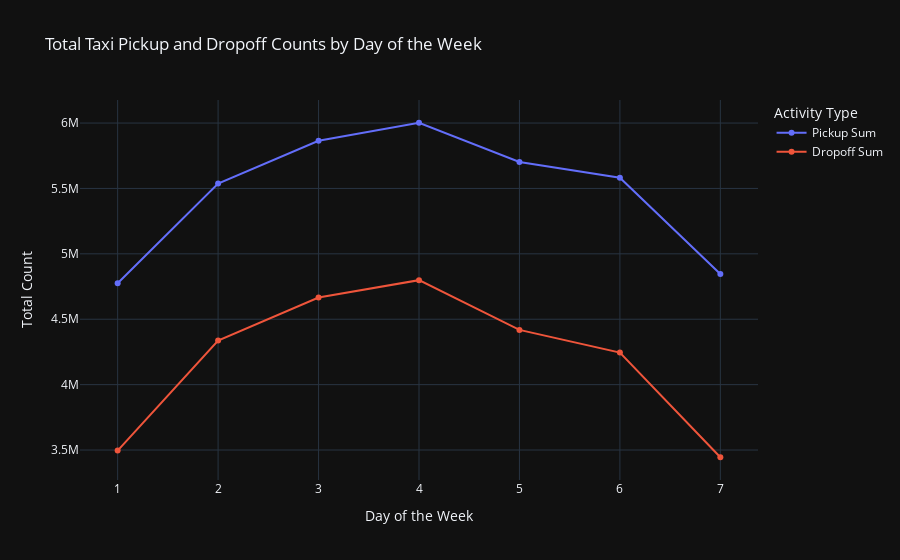

Notebook code for this chart:
### Code cell
# Visualize sum by day of the week
fig_day_sum = go.Figure()

fig_day_sum.add_trace(go.Scatter(x=df_dayofweek_sum['day_of_week'], 
                                 y=df_dayofweek_sum['pickup_count'],
                                 mode='lines+markers', 
                                 name='Pickup Sum'))
fig_day_sum.add_trace(go.Scatter(x=df_dayofweek_sum['day_of_week'], 
                                 y=df_dayofweek_sum['dropoff_count'],
                                 mode='lines+markers', 
                                 name='Dropoff Sum'))

fig_day_sum.update_layout(title='Total Taxi Pickup and Dropoff Counts by Day of the Week',
                          xaxis_title='Day of the Week',
                          yaxis_title='Total Count',
                          legend_title='Activity Type',
                          template='plotly_dark')
fig_day_sum.show()

### Figure 1 — Plotly figure (JSON) as saved in the notebook; plotly's stock layout.template omitted (floating-point values rounded to 4 significant figures)
{"data": [{"mode": "lines+markers", "name": "Pickup Sum", "type": "scatter", "x": [1, 2, 3, 4, 5, 6, 7], "y": [4775129, 5537758, 5864960, 6002310, 5702311, 5582487, 4845167]}, {"mode": "lines+markers", "name": "Dropoff Sum", "type": "scatter", "x": [1, 2, 3, 4, 5, 6, 7], "y": [3495849, 4336490, 4666246, 4798723, 4418508, 4245372, 3444735]}], "layout": {"legend": {"title": {"text": "Activity Type"}}, "title": {"text": "Total Taxi Pickup and Dropoff Counts by Day of the Week"}, "xaxis": {"title": {"text": "Day of the Week"}}, "yaxis": {"title": {"text": "Total Count"}}}}
